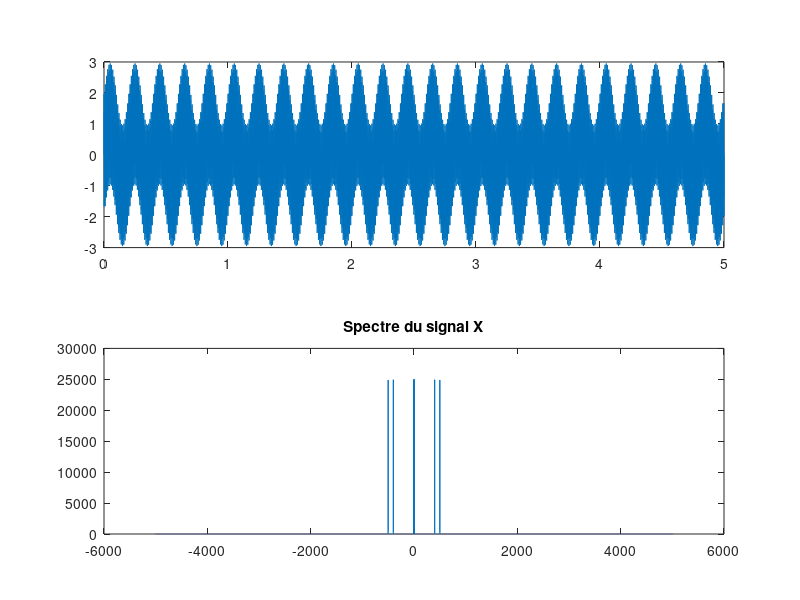

MATLAB code to generate this figure: (Note: this script raises an error after producing the figure.)
clear all
close all
clc
%%TP4%Filtrage Analogique%
% Filtrage et diagramme de Bode

%1: Definir le signal x(t)

f1=500;
f2=400;
f3=5;
te=0.0001;
fe=1/te;
t=0:te:5;
n=length(t);
x=sin(2*pi*f1*t)+sin(2*pi*f2*t)+sin(2*pi*f3*t);
spectre_x=fftshift(abs(fft(x)));
% 2: Tracer x(t) et sa transformee de Fourier
f=linspace(-fe/2,fe/2,n);
subplot(2,1,1)
title("X")
plot(t,x)
subplot(2,1,2)
plot(f,spectre_x)
title("Spectre du signal X")
%Si on change Te on remarque que le signal n'est pas precis.

% 1: Tracer le module de H(f)
K=1;
wc=50;
H=(K*j*w/wc)./(1+j*w/wc);
semilogx(f,abs(H));

% 2: Tracer 20*log(|H(f)|) pour differentes pulsations de coupure wc

g=20*log(abs(H));
semilogx(f,g);

% De-bruitage d'un signal sonore
% 1 : Methode pour supprimer le bruit: Filtrage
%% 
% 2 : 
[music, fs] = audioread('test.wav');
music = music';
N=length(music);
te = 1/fs;
t = (0:N-1)*te;

f = (0:N-1)*(fs/N);
fshift = (-N/2:N/2-1)*(fs/N);

y_trans = fft(music);
 subplot(3,1,1)
 
 subplot(3,1,2)
 plot(fshift,fftshift(abs(y_trans)))


